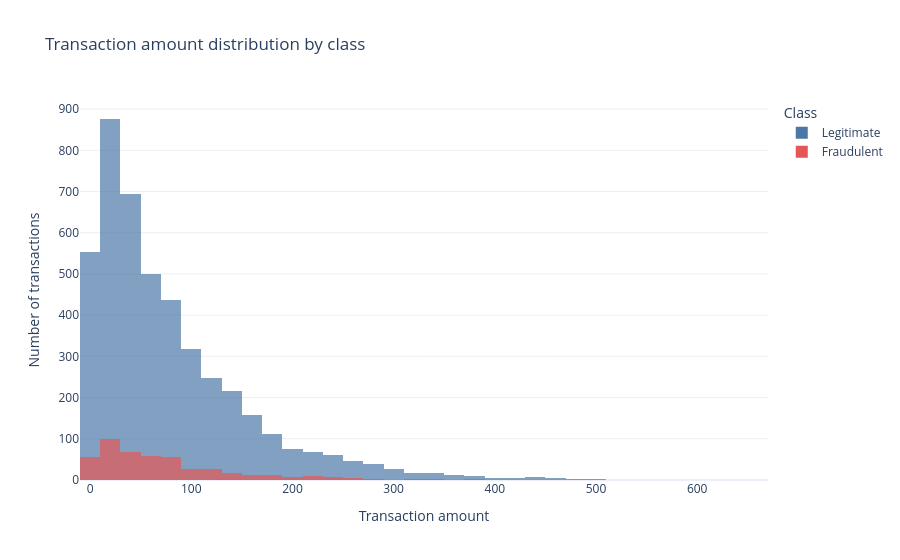
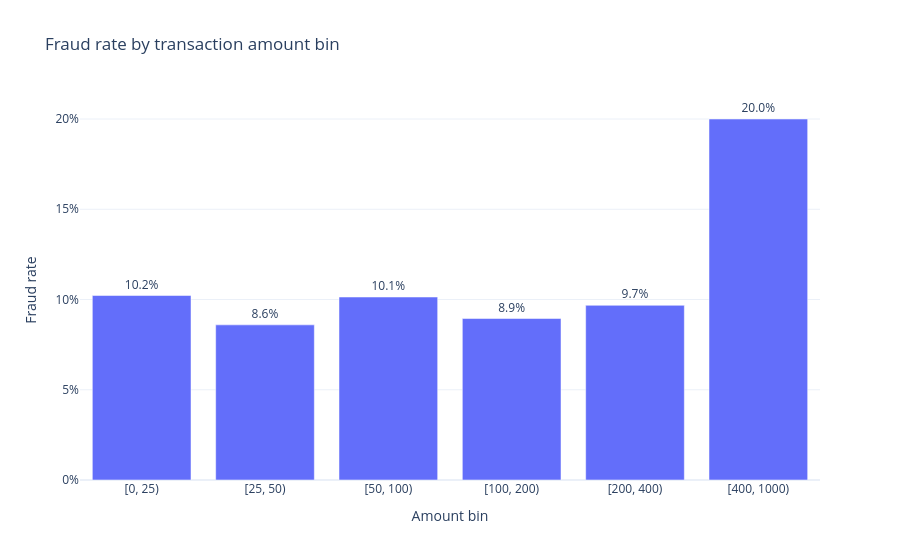

The notebook cell these images were saved under, in order:
### Markdown cell above
## 4. Transaction amount analysis

Do not convert amount patterns into a hard-coded rule such as `amount > 200000 = fraud`. The observed maximum in this file is far below that threshold.

### Code cell
amt_view = eda_df.assign(class_label=eda_df["Fraudulent"].map({0: "Legitimate", 1: "Fraudulent"}))
fig_amount = px.histogram(
    amt_view,
    x="Transaction_Amount",
    color="class_label",
    barmode="overlay",
    nbins=40,
    title="Transaction amount distribution by class",
    labels={"Transaction_Amount": "Transaction amount", "class_label": "Class", "count": "Transactions"},
    color_discrete_map={"Legitimate": "#4C78A8", "Fraudulent": "#E45756"},
    opacity=0.7,
)
fig_amount.update_layout(yaxis_title="Number of transactions")
display(fig_amount)

bin_table = amount_bin_summary(df)
bin_table["fraud_rate_pct"] = bin_table["fraud_rate"] * 100
display(bin_table)
fig_bins = px.bar(
    bin_table.astype({"amount_bin": str}),
    x="amount_bin",
    y="fraud_rate",
    text=bin_table["fraud_rate"].map(lambda v: f"{v*100:.1f}%"),
    hover_data=["transaction_count", "fraud_count"],
    title="Fraud rate by transaction amount bin",
    labels={"amount_bin": "Amount bin", "fraud_rate": "Fraud rate"},
)
fig_bins.update_traces(textposition="outside")
fig_bins.update_layout(yaxis_tickformat=".0%")
display(fig_bins)
print("Largest amount bin has a small sample; rates there are noisy and are not a decision rule.")

### Figure 1 — Plotly figure (JSON) as saved in the notebook; plotly's stock layout.template omitted (floating-point values rounded to 4 significant figures; data arrays with more than 128 entries replaced by an {"elided": "..."} marker saying what was removed)
{"data": [{"bingroup": "x", "hovertemplate": "Class=Legitimate<br>Transaction amount=%{x}<br>count=%{y}<extra></extra>", "legendgroup": "Legitimate", "marker": {"color": "#4C78A8", "opacity": 0.7, "pattern": {"shape": ""}}, "name": "Legitimate", "nbinsx": 40, "orientation": "v", "showlegend": true, "type": "histogram", "x": {"elided": "4518 float values"}, "xaxis": "x", "yaxis": "y"}, {"bingroup": "x", "hovertemplate": "Class=Fraudulent<br>Transaction amount=%{x}<br>count=%{y}<extra></extra>", "legendgroup": "Fraudulent", "marker": {"color": "#E45756", "opacity": 0.7, "pattern": {"shape": ""}}, "name": "Fraudulent", "nbinsx": 40, "orientation": "v", "showlegend": true, "type": "histogram", "x": {"elided": "482 float values"}, "xaxis": "x", "yaxis": "y"}], "layout": {"barmode": "overlay", "legend": {"title": {"text": "Class"}, "tracegroupgap": 0}, "title": {"text": "Transaction amount distribution by class"}, "xaxis": {"anchor": "y", "domain": [0.0, 1.0], "title": {"text": "Transaction amount"}}, "yaxis": {"anchor": "x", "domain": [0.0, 1.0], "title": {"text": "Number of transactions"}}}}

### Figure 2 — Plotly figure (JSON) as saved in the notebook; plotly's stock layout.template omitted (floating-point values rounded to 4 significant figures)
{"data": [{"customdata": [[1360, 139], [989, 85], [1243, 126], [1006, 90], [372, 36], [30, 6]], "hovertemplate": "Amount bin=%{x}<br>Fraud rate=%{y}<br>text=%{text}<br>transaction_count=%{customdata[0]}<br>fraud_count=%{customdata[1]}<extra></extra>", "legendgroup": "", "marker": {"color": "#636efa", "pattern": {"shape": ""}}, "name": "", "orientation": "v", "showlegend": false, "text": ["10.2%", "8.6%", "10.1%", "8.9%", "9.7%", "20.0%"], "textposition": "outside", "type": "bar", "x": ["[0, 25)", "[25, 50)", "[50, 100)", "[100, 200)", "[200, 400)", "[400, 1000)"], "xaxis": "x", "y": [0.1022, 0.08595, 0.1014, 0.08946, 0.09677, 0.2], "yaxis": "y"}], "layout": {"barmode": "relative", "legend": {"tracegroupgap": 0}, "title": {"text": "Fraud rate by transaction amount bin"}, "xaxis": {"anchor": "y", "domain": [0.0, 1.0], "title": {"text": "Amount bin"}}, "yaxis": {"anchor": "x", "domain": [0.0, 1.0], "tickformat": ".0%", "title": {"text": "Fraud rate"}}}}
